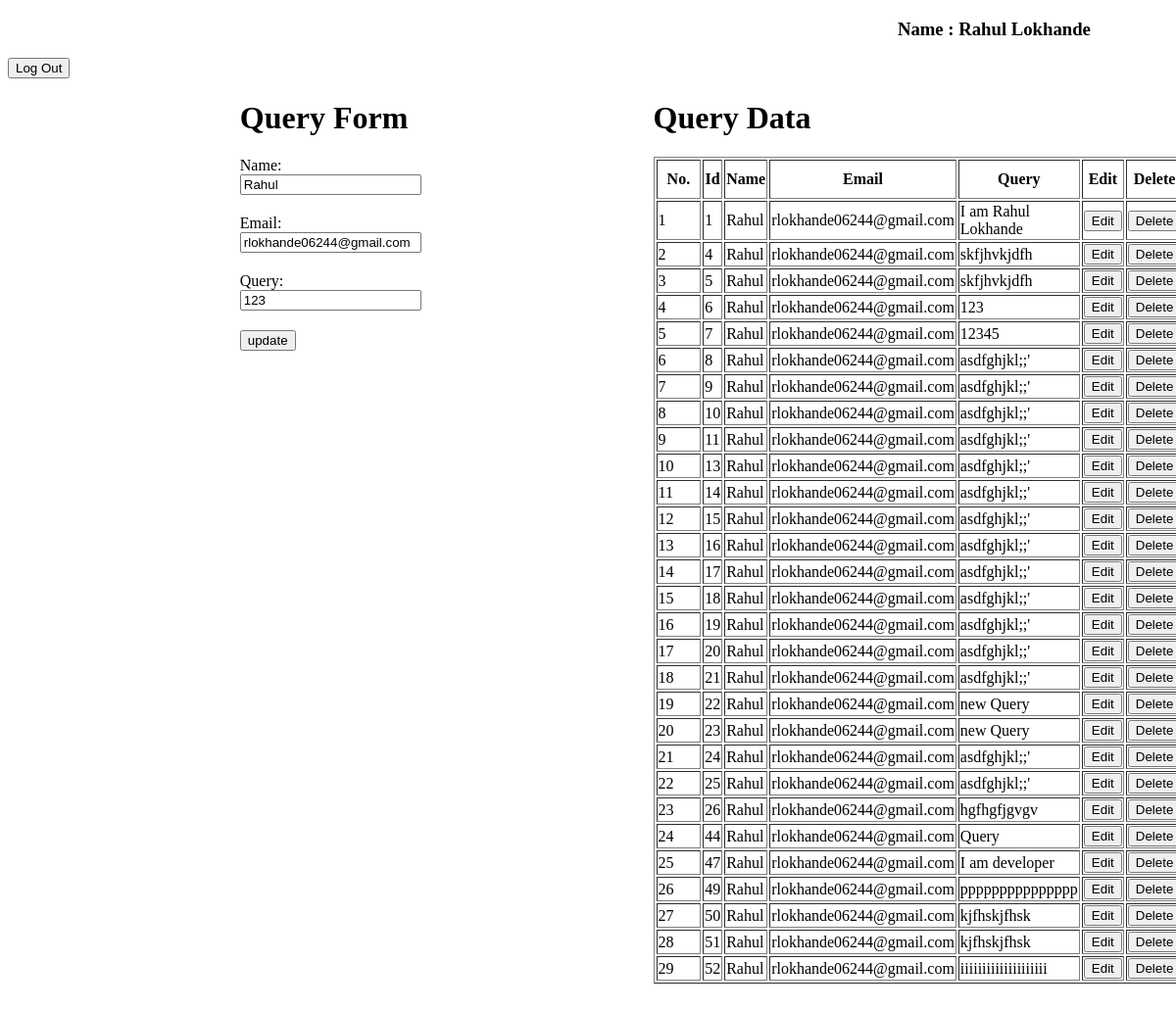
Before: /edit/6 with the older database file.
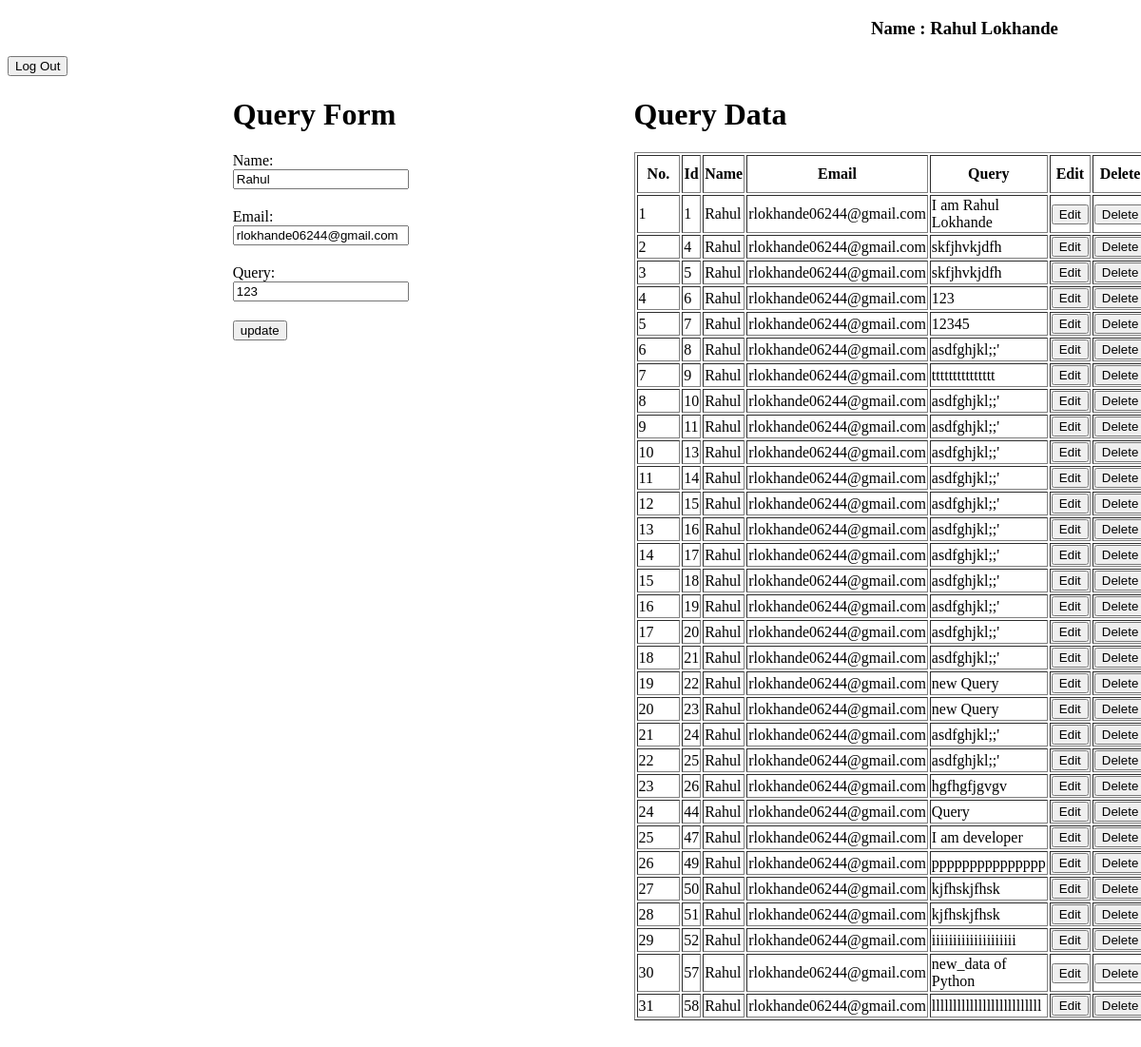
After: the same page with the newer database file.
### app/models.py (models this page shows)
class Query(models.Model):
    name=models.CharField(max_length=50)
    email=models.EmailField()
    query=models.TextField()
    def __str__(self):
        return self.query

### app/views.py (the view)
# urls.py: path('edit/<int:x>', views.edit, name='edit'),
def edit(request, x):
    user_QueryData=Query.objects.get(id=x)
    id1 = user_QueryData.id
    email=user_QueryData.email
    name=user_QueryData.name
    query=user_QueryData.query
    print(query)
    data=Student.objects.get(stu_email=email)
    my_data={
            'nm':data.stu_name,
            'em':data.stu_email,
            'con':data.stu_contact,
            'pas':data.stu_password
        }
    all_query=Query.objects.filter(email=email)
    print(all_query)
    edit_data={
        'id':id1,
        'nm':name,
        'em':email,
        'qu':query
    }
    print(edit_data)
    return render(request, 'dashboard.html', {'key1':all_query, 'data':my_data,'edit':edit_data })

### app/templates/dashboard.html (shortened to what this page needs)
<!DOCTYPE html>
<html lang="en">
<head>
</head>
<body>
    <nav>
        <div>
            <h3 style="margin-left: 70%;" align="center">Name : {{data.nm}}</h3>
        </div>
        <div>
            <a href="{% url 'logout' %}"><button>Log Out</button></a>
        </div>
    </nav>
    <div style="display: flex;">
        {% if edit %}
        <div style="margin-left: 20%;">
            <h1>Query Form</h1>
            <form  action="{% url 'update' x=edit.id %}" x=edit.id method="post">
                Name:<input style="margin-bottom: 20px;" type="text" name="name" readonly value={{edit.nm}} required /> <br>
                Email:<input style="margin-bottom: 20px;" type="email"  name="email" readonly value={{edit.em}} required /> <br>
                Query:<input style="margin-bottom: 20px;" type="text"  name="query" value={{edit.qu}} required /> <br>
                <button>update</button>
            </form>
        </div>
        {% endif %}
        <div style="margin-left: 20%;">
            <h1>Query Data </h1>
            <table border="1" >
                <tr style="padding: 10px;">
                    <th style="padding: 10px;">No.</th>
                    <th>Id</th>
                    <th>Name</th>
                    <th>Email</th>
                    <th>Query</th>
                    <th>Edit</th>
                    <th>Delete</th>
                </tr>
                {% for i in key1 %}
                <tr>
                    <td >{{forloop.counter}}</td>
                    <td>{{i.id}}</td>
                    <td>{{i.name}}</td>
                    <td>{{i.email}}</td>
                    <td>{{i.query}}</td>
                    <td><a href="{% url 'edit' x=i.id %}"><button>Edit</button></a></td>
                    <td><a href="{% url 'delete' x=i.id y=i.email %}"><button>Delete</button></a></td>
                </tr>
                {% endfor %}
            </table>
        </div>
    </div>
    {% for i in data %}
    <br/>
    {% endfor %}
</body>
</html>

Changed rows visible on the page:
changed Query id 9: query "asdfghjkl;;'" → "ttttttttttttttt"
added Query: id "57", name "Rahul", email "rlokhande06244@gmail.com", query "new_data of Python"
added Query: id "58", name "Rahul", email "rlokhande06244@gmail.com", query "llllllllllllllllllllllllll"
